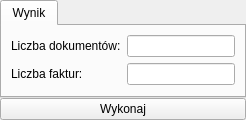
       <widget class="QWidget" name="getCashRegisterInfo4Page">
        <layout class="QGridLayout" name="gridLayout_27">
         <property name="margin">
          <number>0</number>
         </property>
         <property name="spacing">
          <number>0</number>
         </property>
         <item row="0" column="0">
          <widget class="QTabWidget" name="tabWidget_10">
           <property name="currentIndex">
            <number>0</number>
           </property>
           <widget class="QWidget" name="tab_20">
            <attribute name="title">
             <string>Wynik</string>
            </attribute>
            <layout class="QFormLayout" name="formLayout_53">
             <item row="0" column="0">
              <widget class="QLabel" name="label_325">
               <property name="text">
                <string>Liczba dokumentów:</string>
               </property>
              </widget>
             </item>
             <item row="1" column="0">
              <widget class="QLabel" name="label_326">
               <property name="text">
                <string>Liczba faktur:</string>
               </property>
              </widget>
             </item>
             <item row="0" column="1">
              <widget class="QLineEdit" name="cashRegisterInfo4Documents">
               <property name="readOnly">
                <bool>true</bool>
               </property>
              </widget>
             </item>
             <item row="1" column="1">
              <widget class="QLineEdit" name="cashRegisterInfo4Invoices">
               <property name="readOnly">
                <bool>true</bool>
               </property>
              </widget>
             </item>
            </layout>
           </widget>
          </widget>
         </item>
         <item row="1" column="0">
          <widget class="QPushButton" name="getCashRegisterInfo4Button">
           <property name="text">
            <string>Wykonaj</string>
           </property>
          </widget>
         </item>
        </layout>
       </widget>
